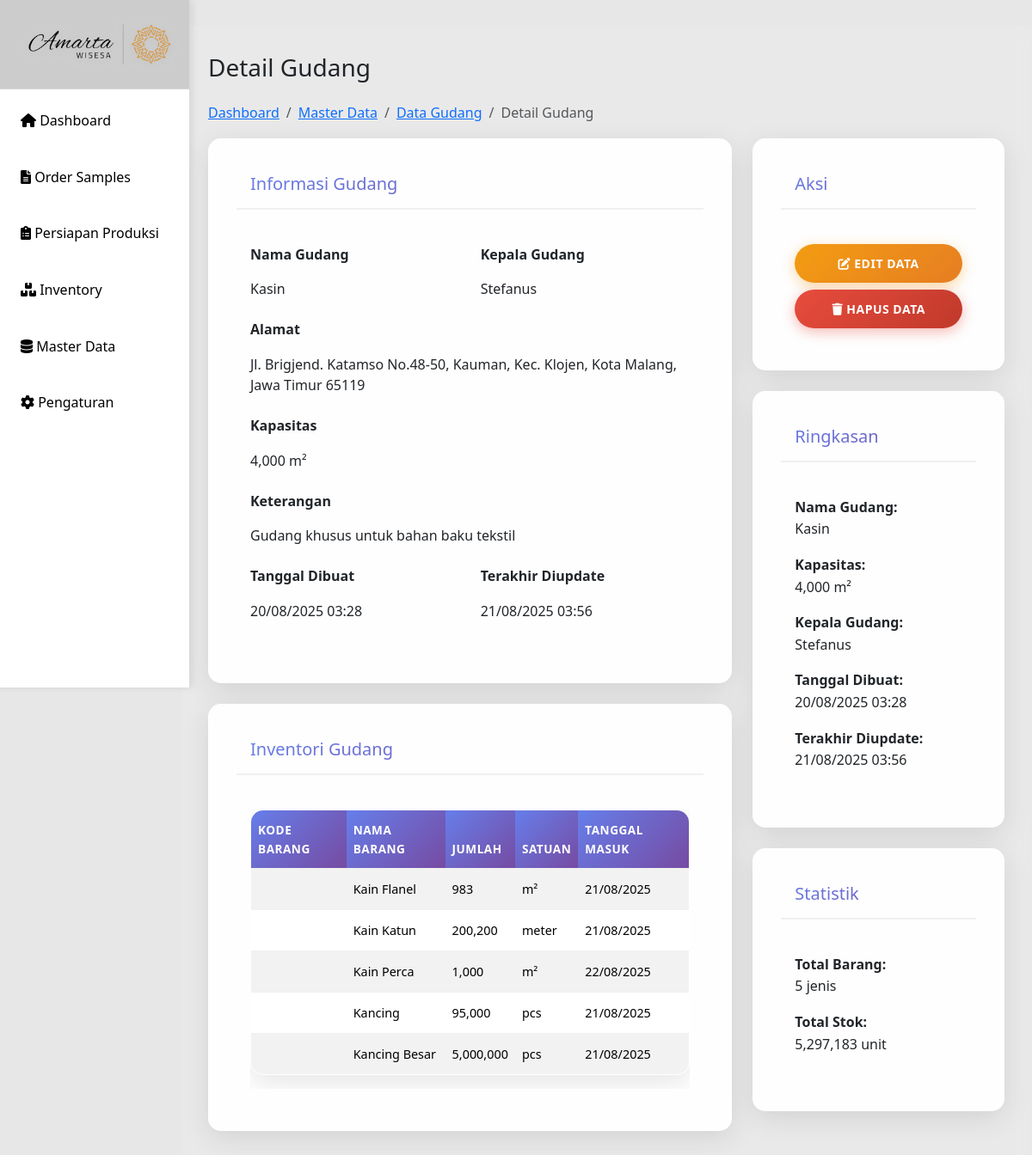
/detail-gudang.php?id=3, run on the app's committed database.
### tables this page shows
CREATE TABLE `gudang` (
  `id_gudang` int(11) NOT NULL,
  `nama` varchar(100) NOT NULL,
  `alamat` text NOT NULL,
  `kepala_gudang` varchar(100) NOT NULL,
  `kapasitas` int(11) NOT NULL COMMENT 'Kapasitas dalam meter persegi',
  `keterangan` text DEFAULT NULL,
  `created_at` timestamp NOT NULL DEFAULT current_timestamp(),
  `updated_at` timestamp NOT NULL DEFAULT current_timestamp() ON UPDATE current_timestamp()
);

CREATE TABLE `inventory_gudang` (
  `id_inventory` int(11) NOT NULL,
  `id_gudang` int(11) NOT NULL,
  `nama_barang` varchar(100) NOT NULL,
  `jumlah` int(11) NOT NULL DEFAULT 0,
  `stok_akhir` int(11) NOT NULL DEFAULT 0,
  `satuan` varchar(20) NOT NULL,
  `tanggal_masuk` date DEFAULT NULL,
  `tanggal_update` timestamp NOT NULL DEFAULT current_timestamp() ON UPDATE current_timestamp()
);

### detail-gudang.php (the view, shortened to what this page needs)
<?php
include 'includes/header.php';
include 'config/db.php';
$id_gudang = $_GET['id'];
$sql = "SELECT * FROM gudang WHERE id_gudang = ?";
$stmt = mysqli_prepare($conn, $sql);
mysqli_stmt_bind_param($stmt, "i", $id_gudang);
mysqli_stmt_execute($stmt);
$result = mysqli_stmt_get_result($stmt);
$gudang = mysqli_fetch_assoc($result);
$inventory_data = [];
$inventory_sql = "SELECT * FROM inventory_gudang WHERE id_gudang = ? ORDER BY nama_barang ASC";
$stmt_inventory = mysqli_prepare($conn, $inventory_sql);
if ($stmt_inventory) {
    mysqli_stmt_bind_param($stmt_inventory, "i", $id_gudang);
    mysqli_stmt_execute($stmt_inventory);
    $inventory_result = mysqli_stmt_get_result($stmt_inventory);
    $inventory_data = mysqli_fetch_all($inventory_result, MYSQLI_ASSOC);
}
?>
<div class="main-content">
    <div class="row">
        <div class="col-12">
            <h1 class="h3 mb-4">Detail Gudang</h1>
            <nav aria-label="breadcrumb">
                <ol class="breadcrumb">
                    <li class="breadcrumb-item"><a href="index.php">Dashboard</a></li>
                    <li class="breadcrumb-item"><a href="master-data.php">Master Data</a></li>
                    <li class="breadcrumb-item"><a href="data-gudang.php">Data Gudang</a></li>
                    <li class="breadcrumb-item active">Detail Gudang</li>
                </ol>
            </nav>
            <div class="row">
                <div class="col-md-8">
                    <div class="card">
                        <div class="card-header">
                            <h5 class="card-title mb-0">Informasi Gudang</h5>
                        </div>
                        <div class="card-body">
                            <div class="row">
                                <div class="col-md-6">
                                    <div class="mb-3">
                                        <label class="form-label"><strong>Nama Gudang</strong></label>
                                        <p class="form-control-plaintext"><?= htmlspecialchars($gudang['nama']); ?></p>
                                    </div>
                                </div>
                                <div class="col-md-6">
                                    <div class="mb-3">
                                        <label class="form-label"><strong>Kepala Gudang</strong></label>
                                        <p class="form-control-plaintext"><?= htmlspecialchars($gudang['kepala_gudang']); ?></p>
                                    </div>
                                </div>
                            </div>
                            <div class="row">
                                <div class="col-md-12">
                                    <div class="mb-3">
                                        <label class="form-label"><strong>Alamat</strong></label>
                                        <p class="form-control-plaintext"><?= htmlspecialchars($gudang['alamat']); ?></p>
                                    </div>
                                </div>
                            </div>
                            <div class="row">
                                <div class="col-md-6">
                                    <div class="mb-3">
                                        <label class="form-label"><strong>Kapasitas</strong></label>
                                        <p class="form-control-plaintext"><?= number_format($gudang['kapasitas']); ?> m²</p>
                                    </div>
                                </div>
                            </div>
                            <div class="row">
                                <div class="col-md-12">
                                    <div class="mb-3">
                                        <label class="form-label"><strong>Keterangan</strong></label>
                                        <p class="form-control-plaintext"><?= htmlspecialchars($gudang['keterangan'] ?? '-'); ?></p>
                                    </div>
                                </div>
                            </div>
                            <div class="row">
                                <div class="col-md-6">
                                    <div class="mb-3">
                                        <label class="form-label"><strong>Tanggal Dibuat</strong></label>
                                        <p class="form-control-plaintext"><?= date('d/m/Y H:i', strtotime($gudang['created_at'])); ?></p>
                                    </div>
                                </div>
                                <div class="col-md-6">
                                    <div class="mb-3">
                                        <label class="form-label"><strong>Terakhir Diupdate</strong></label>
                                        <p class="form-control-plaintext"><?= date('d/m/Y H:i', strtotime($gudang['updated_at'])); ?></p>
                                    </div>
                                </div>
                            </div>
                        </div>
                    </div>
                    <?php if (!empty($inventory_data)): ?>
                    <div class="card mt-4">
                        <div class="card-header">
                            <h5 class="card-title mb-0">Inventori Gudang</h5>
                        </div>
                        <div class="card-body">
                            <div class="table-responsive">
                                <table class="table table-striped">
                                    <thead>
                                        <tr>
                                            <th>Kode Barang</th>
                                            <th>Nama Barang</th>
                                            <th>Jumlah</th>
                                            <th>Satuan</th>
                                            <th>Tanggal Masuk</th>
                                        </tr>
                                    </thead>
                                    <tbody>
                                        <?php foreach ($inventory_data as $item): ?>
                                        <tr>
                                            <td><?= htmlspecialchars($item['kode_barang']); ?></td>
                                            <td><?= htmlspecialchars($item['nama_barang']); ?></td>
                                            <td><?= number_format($item['jumlah']); ?></td>
                                            <td><?= htmlspecialchars($item['satuan']); ?></td>
                                            <td><?= date('d/m/Y', strtotime($item['tanggal_masuk'])); ?></td>
                                        </tr>
                                        <?php endforeach; ?>
                                    </tbody>
                                </table>
                            </div>
                        </div>
                    </div>
                    <?php endif; ?>
                </div>
                <div class="col-md-4">
                    <div class="card">
                        <div class="card-header">
                            <h5 class="card-title mb-0">Aksi</h5>
                        </div>
                        <div class="card-body">
                            <a href="edit-gudang.php?id=<?= $gudang['id_gudang']; ?>" class="btn btn-warning w-100 mb-2">
                                <i class="fas fa-edit"></i> Edit Data
                            </a>
                            <button type="button" class="btn btn-danger w-100" onclick="hapusGudang(<?= $gudang['id_gudang']; ?>)">
                                <i class="fas fa-trash"></i> Hapus Data
                            </button>
                        </div>
                    </div>
                    <div class="card mt-3">
                        <div class="card-header">
                            <h5 class="card-title mb-0">Ringkasan</h5>
                        </div>
                        <div class="card-body">
                            <p><strong>Nama Gudang:</strong><br>
                            <?= htmlspecialchars($gudang['nama']); ?></p>
                            <p><strong>Kapasitas:</strong><br>
                            <?= number_format($gudang['kapasitas']); ?> m²</p>
                            <p><strong>Kepala Gudang:</strong><br>
                            <?= htmlspecialchars($gudang['kepala_gudang']); ?></p>
                            <p><strong>Tanggal Dibuat:</strong><br>
                            <?= date('d/m/Y H:i', strtotime($gudang['created_at'])); ?></p>
                            <p><strong>Terakhir Diupdate:</strong><br>
                            <?= date('d/m/Y H:i', strtotime($gudang['updated_at'])); ?></p>
                        </div>
                    </div>
                    <div class="card mt-3">
                        <div class="card-header">
                            <h5 class="card-title mb-0">Statistik</h5>
                        </div>
                        <div class="card-body">
                            <p><strong>Total Barang:</strong><br>
                            <?= count($inventory_data); ?> jenis</p>
                            <p><strong>Total Stok:</strong><br>
                            <?= count($inventory_data) > 0 ? number_format(array_sum(array_column($inventory_data, 'jumlah'))) : 0; ?> unit</p>
                        </div>
                    </div>
                </div>
            </div>
        </div>
    </div>
</div>
<?php
include 'includes/footer.php';
?>

### css/style.css (style rules this page uses)
* { margin: 0; padding: 0; box-sizing: border-box; }
body { font-family: 'Segoe UI', Tahoma, Geneva, Verdana, sans-serif; background: #e7e7e7ff; min-height: 100vh; line-height: 1.6; }
.main-content { margin-left: 210px; padding: 2rem; background: rgba(255,255,255,0.1); backdrop-filter: blur(10px); min-height: 100vh; }
.card { background: rgba(255,255,255,0.95); border-radius: 15px; padding: 2rem; margin-bottom: 1.5rem; box-shadow: 0 8px 32px rgba(0,0,0,0.1); backdrop-filter: blur(10px); border: 1px solid rgba(255,255,255,0.2); transition: transform 0.3s ease, box-shadow 0.3s ease; }
.card-header { border-bottom: 2px solid #f0f0f0; padding-bottom: 1rem; margin-bottom: 1.5rem; background: linear-gradient(135deg, #667eea, #764ba2); -webkit-background-clip: text; -webkit-text-fill-color: transparent; background-clip: text; }
.table { width: 100%; border-collapse: separate; border-spacing: 0; background: white; border-radius: 15px; overflow: hidden; box-shadow: 0 8px 32px rgba(0,0,0,0.1); border: 1px solid rgba(255,255,255,0.2); }
.table th, .table td { padding: 12px 8px; text-align: left; border-bottom: 1px solid #f0f0f0; font-size: 0.9rem; }
.table th { background: linear-gradient(135deg, #667eea, #764ba2); color: white; font-weight: 600; text-transform: uppercase; letter-spacing: 0.5px; font-size: 0.85rem; }
.table tr { transition: all 0.3s ease; }
.table tr:last-child td { border-bottom: none; }
.btn { padding: 12px 24px; border: none; border-radius: 25px; cursor: pointer; text-decoration: none; display: inline-block; font-size: 14px; font-weight: 600; text-transform: uppercase; letter-spacing: 0.5px; transition: all 0.3s ease; position: relative; overflow: hidden; }
.btn::before { content: ''; position: absolute; top: 50%; left: 50%; width: 0; height: 0; background: rgba(255,255,255,0.2); border-radius: 50%; transform: translate(-50%, -50%); transition: width 0.6s, height 0.6s; }
.btn-danger { background: linear-gradient(135deg, #e74c3c, #c0392b); color: white; box-shadow: 0 4px 15px rgba(231,76,60,0.4); }
.btn-warning { background: linear-gradient(135deg, #f39c12, #e67e22); color: white; box-shadow: 0 4px 15px rgba(243,156,18,0.4); }
.mt-3 { margin-top: 1.5rem; }
.mb-2 { margin-bottom: 1rem; }
.mb-3 { margin-bottom: 1.5rem; }
.card { animation: fadeInUp 0.6s ease-out; }

### data on the page
gudang: nama "Kasin", kepala_gudang "Stefanus", alamat "Jl. Brigjend. Katamso No.48-50, Kauman, Kec. Klojen, Kota Malang, Jawa Timur 65119", kapasitas "4,000", keterangan "Gudang khusus untuk bahan baku tekstil", created_at "20/08/2025 03:28", updated_at "21/08/2025 03:56"
inventory_gudang: nama_barang "Kain Flanel", jumlah "983", satuan "m²", tanggal_masuk "21/08/2025"
inventory_gudang: nama_barang "Kain Katun", jumlah "200,200", satuan "meter", tanggal_masuk "21/08/2025"
inventory_gudang: nama_barang "Kain Perca", jumlah "1,000", satuan "m²", tanggal_masuk "22/08/2025"
inventory_gudang: nama_barang "Kancing", jumlah "95,000", satuan "pcs", tanggal_masuk "21/08/2025"
inventory_gudang: nama_barang "Kancing Besar", jumlah "5,000,000", satuan "pcs", tanggal_masuk "21/08/2025"

### other printed values
count($inventory_data) "5"
array_sum(array_column($inventory_data, 'jumlah')) "5,297,183"
